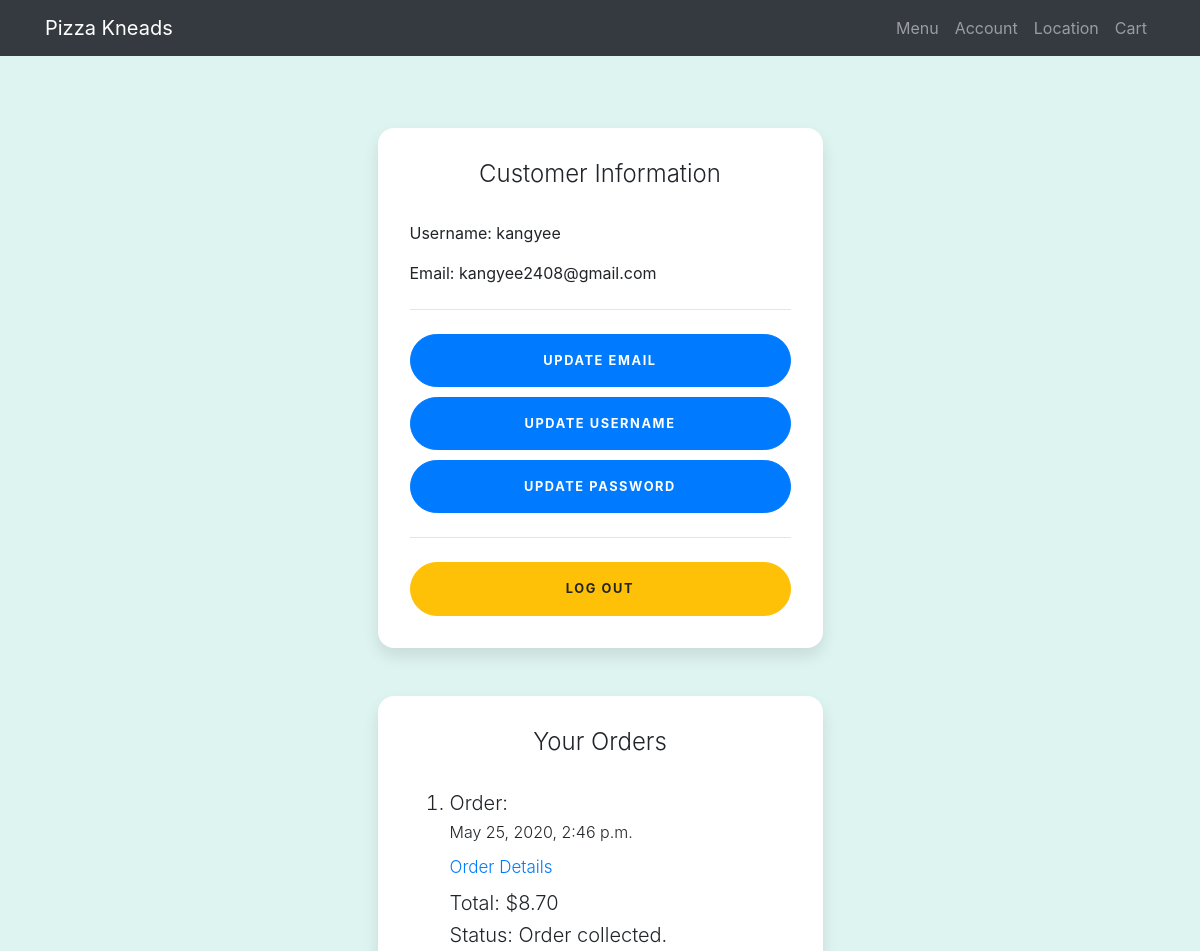
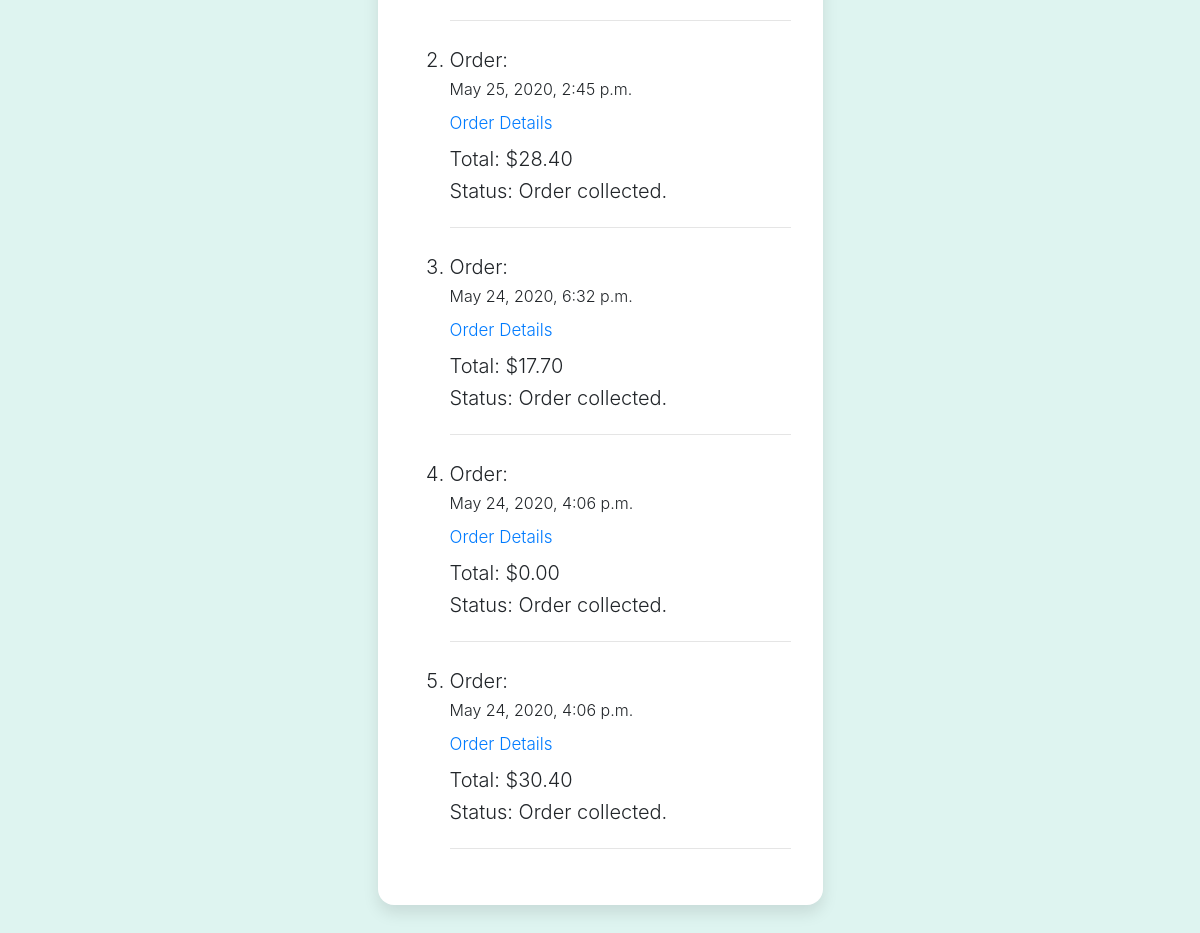
Before: /account (signed in) with the older database file (2 pictures, top to bottom).
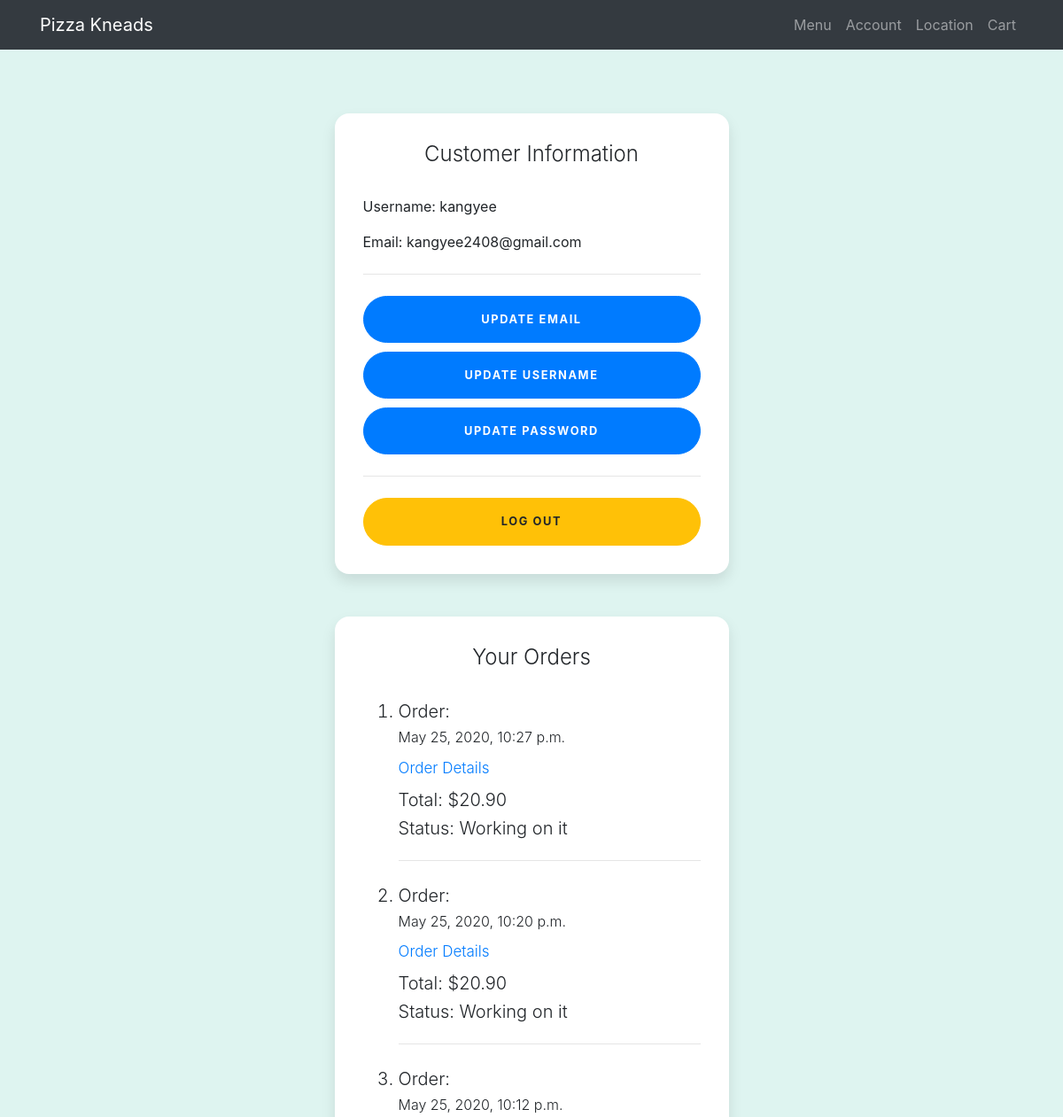
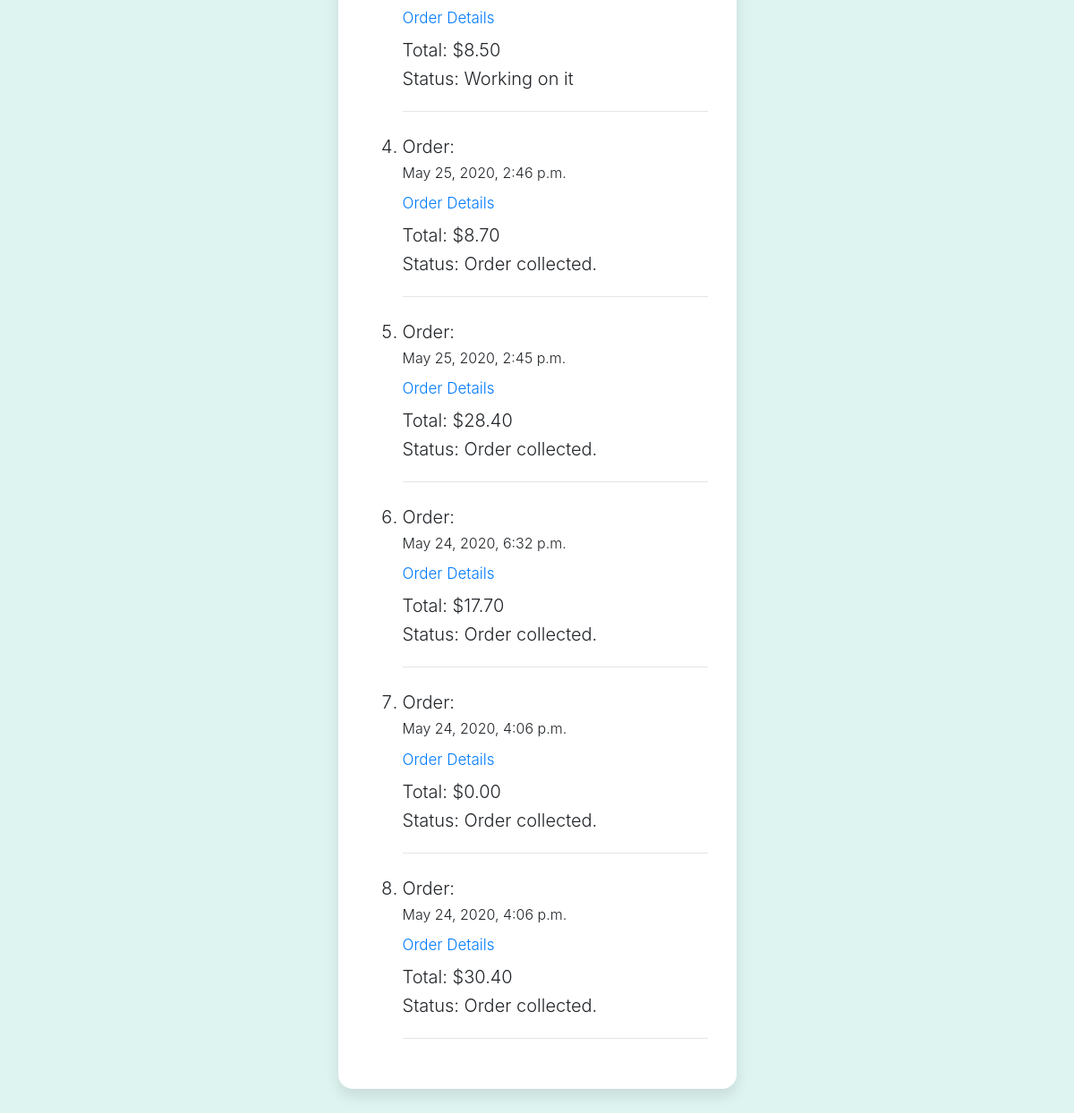
After: the same page with the newer database file (2 pictures, top to bottom).
### orders/models.py (models this page shows, shortened)
class SubmittedOrder(models.Model):
    order = models.ForeignKey(Order, on_delete=models.CASCADE, related_name="submittedorders")
    status = models.CharField(max_length=64, default="Working on it")

class Order(models.Model):
    customer = models.ForeignKey(settings.AUTH_USER_MODEL, on_delete=models.CASCADE, related_name="orders")
    bill = models.DecimalField(max_digits=6, decimal_places=2, blank=True, null=True)
    order_time = models.DateTimeField(blank=True, null=True)

### orders/views.py (the view)
# urls.py: path("account", views.account, name="account"),
def account(request):
    if not request.user.is_authenticated:
        return render(request, "orders/login.html", {"message": None}) #done
    orders = Order.objects.all().filter(customer=request.user)
    submittedOrders = []
    for order in orders:
        submittedorder = SubmittedOrder.objects.filter(order=order)
        if len(submittedorder) == 0:
            continue
        else:
            submittedOrders.append(submittedorder[0])
    submittedOrders.reverse()
    context = {
        "username": request.user.username,
        "email": request.user.email,
        "submittedOrders": submittedOrders
    }
    return render(request, "orders/account.html", context) #done

### orders/templates/orders/account.html (shortened to what this page needs)
{% extends "orders/layout.html" %}
{% load static %}
{% block head %}
<link rel="stylesheet" href="{% static 'orders/account.css' %}"/>
{% endblock %}
{% block body %}
<body">
  <div style="height:80px"></div>
  <div class="container">
    <div class="row">
      <div class="col-sm-9 col-md-7 col-lg-5 mx-auto">
        <div class="card card-signin my-5">
          <div class="card-body">
            <h5 class="card-title text-center">Customer Information</h5>
            <p class="card-text">Username: {{ username }}</p>
            <p class="card-text">Email: {{ email }}</p>
            <hr class="my-4">
              <form class="form-signin" action="#" method="post">
                <button class="btn btn-lg btn-primary btn-block text-uppercase" type="submit">Update email</button>
                 <div style="height:10px"></div>
			       </form>
             <form class="form-signin" action="#" method="post">
               <button class="btn btn-lg btn-primary btn-block text-uppercase" type="submit">Update username</button>
                <div style="height:10px"></div>
            </form>
            <form class="form-signin" action="#" method="post">
              <button class="btn btn-lg btn-primary btn-block text-uppercase" type="submit">Update password</button>
           </form>
           <hr class="my-4">
           <form class="form-signin" action="{% url 'logout' %}" method="post">
             <button class="btn btn-lg btn-warning btn-block text-uppercase" type="submit" value="Logout">Log out</button>
          </form>
          </div>
        </div>
        <div class="card card-signin my-5">
          <div class="card-body">
            <h5 class="card-title text-center">Your Orders</h5>
            {% if submittedOrders %}
              <ol>
              {% for submittedOrder in submittedOrders %}
                <li class="font-weight-light" style="font-size: 1.25em"><span><h5 class="font-weight-light">Order:</h5>
                  <h6 class="font-weight-light">{{ submittedOrder.order.order_time }}</h6>
                  <a style="font-size: 0.85em" class="font-weight-light" href="{% url 'orderdetails' submittedOrder.order.id %}">Order Details</a></span>
                </li>
                <div style="height:10px"></div>
                <h5 class="font-weight-light">Total: ${{ submittedOrder.order.bill }}</h5>
                <h5 class="font-weight-light">Status: {{ submittedOrder.status }}</h5>
                <hr class="my-4">
                {% endfor %}
              </ol>
            {% endif %}
          </div>
        </div>
      </div>
    </div>
  </div>
</body>
{% endblock %}

### orders/templates/orders/layout.html (shortened to what this page needs)
{% load static %}
<!DOCTYPE html>
<html>
  <head>
    <link rel="stylesheet" href="{% static 'orders/index.css' %}"/>
    <link rel="stylesheet" href="https://stackpath.bootstrapcdn.com/bootstrap/4.4.1/css/bootstrap.min.css">
    {% block head %}
    {% endblock %}
  </head>
<nav class="navbar navbar-expand-lg navbar-dark bg-dark fixed-top">
  <div class="container">
    <a class="navbar-brand" href="#">Pizza Kneads</a>
    <div class="collapse navbar-collapse" id="navbarResponsive">
      <ul class="navbar-nav ml-auto">
        <li class="nav-item">
          <a class="nav-link" href="{%  url 'index' %}">Menu</a>
        </li>
        <li class="nav-item">
          <a class="nav-link" href="{%  url 'account' %}">Account</a>
        </li>
        <li class="nav-item">
          <a class="nav-link" href="{%  url 'location' %}">Location</a>
        </li>
        <li class="nav-item">
          <a class="nav-link" href="{%  url 'cart' %}">Cart</a>
        </li>
      </ul>
    </div>
  </div>
</nav>
{% block body %}
{% endblock %}
</html>

### orders/static/orders/account.css (style rules this page uses)
:root { --input-padding-x: 1.5rem; --input-padding-y: .75rem; }
.card-signin { border: 0; border-radius: 1rem; box-shadow: 0 0.5rem 1rem 0 rgba(0, 0, 0, 0.1); margin-top: 50px; }
.card-signin .card-title { margin-bottom: 2rem; font-weight: 300; font-size: 1.5rem; }
.card-signin .card-body { padding: 2rem; }
.form-signin { width: 100%; }
.form-signin .btn { font-size: 80%; border-radius: 5rem; letter-spacing: .1rem; font-weight: bold; padding: 1rem; transition: all 0.2s; }

Changed rows visible on the page:
added SubmittedOrder: order.order_time "May 25, 2020, 10:27 p.m.", order.bill "20.90", status "Working on it"
added SubmittedOrder: order.order_time "May 25, 2020, 10:20 p.m.", order.bill "20.90", status "Working on it"
added SubmittedOrder: order.order_time "May 25, 2020, 10:12 p.m.", order.bill "8.50", status "Working on it"
